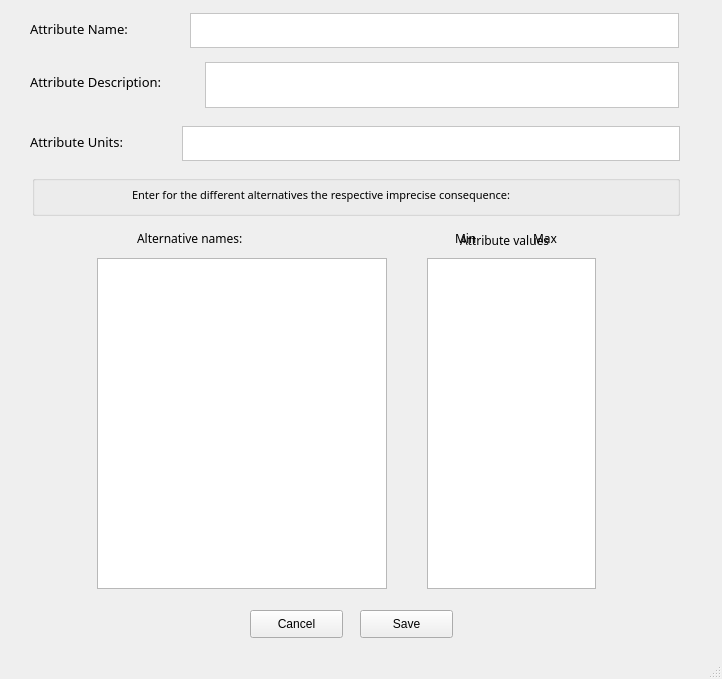
<?xml version="1.0" encoding="UTF-8"?>
<ui version="4.0">
 <class>ModifyAltCon</class>
 <widget class="QMainWindow" name="ModifyAltCon">
  <property name="geometry">
   <rect>
    <x>0</x>
    <y>0</y>
    <width>722</width>
    <height>679</height>
   </rect>
  </property>
  <property name="windowTitle">
   <string> Modifying alternative consequences for an attribute</string>
  </property>
  <widget class="QWidget" name="centralwidget">
   <widget class="QTableWidget" name="tableWidgetMAC">
    <property name="geometry">
     <rect>
      <x>427</x>
      <y>258</y>
      <width>169</width>
      <height>331</height>
     </rect>
    </property>
    <property name="font">
     <font>
      <family>Neue Haas Grotesk Text Pro Extr</family>
      <pointsize>10</pointsize>
     </font>
    </property>
    <property name="horizontalScrollBarPolicy">
     <enum>Qt::ScrollBarAlwaysOff</enum>
    </property>
    <attribute name="horizontalHeaderVisible">
     <bool>false</bool>
    </attribute>
    <attribute name="horizontalHeaderHighlightSections">
     <bool>false</bool>
    </attribute>
    <attribute name="verticalHeaderVisible">
     <bool>false</bool>
    </attribute>
    <attribute name="verticalHeaderHighlightSections">
     <bool>false</bool>
    </attribute>
   </widget>
   <widget class="QLabel" name="labelMACMin">
    <property name="geometry">
     <rect>
      <x>455</x>
      <y>228</y>
      <width>41</width>
      <height>21</height>
     </rect>
    </property>
    <property name="font">
     <font>
      <family>Neue Haas Grotesk Text Pro Extr</family>
      <pointsize>9</pointsize>
      <underline>false</underline>
     </font>
    </property>
    <property name="text">
     <string>Min</string>
    </property>
   </widget>
   <widget class="QLabel" name="labelMACMax">
    <property name="geometry">
     <rect>
      <x>533</x>
      <y>228</y>
      <width>41</width>
      <height>21</height>
     </rect>
    </property>
    <property name="font">
     <font>
      <family>Neue Haas Grotesk Text Pro Extr</family>
      <pointsize>9</pointsize>
      <underline>false</underline>
     </font>
    </property>
    <property name="text">
     <string>Max</string>
    </property>
   </widget>
   <widget class="QPushButton" name="pushButtonSaveMAC">
    <property name="geometry">
     <rect>
      <x>360</x>
      <y>610</y>
      <width>93</width>
      <height>28</height>
     </rect>
    </property>
    <property name="font">
     <font>
      <pointsize>9</pointsize>
     </font>
    </property>
    <property name="text">
     <string>Save</string>
    </property>
   </widget>
   <widget class="QPushButton" name="pushButtonCancelar">
    <property name="geometry">
     <rect>
      <x>250</x>
      <y>610</y>
      <width>93</width>
      <height>28</height>
     </rect>
    </property>
    <property name="font">
     <font>
      <pointsize>9</pointsize>
     </font>
    </property>
    <property name="text">
     <string>Cancel</string>
    </property>
   </widget>
   <widget class="QLabel" name="label_6">
    <property name="geometry">
     <rect>
      <x>137</x>
      <y>228</y>
      <width>131</width>
      <height>21</height>
     </rect>
    </property>
    <property name="font">
     <font>
      <family>Neue Haas Grotesk Text Pro Extr</family>
      <pointsize>9</pointsize>
      <underline>false</underline>
     </font>
    </property>
    <property name="text">
     <string>Alternative names:</string>
    </property>
   </widget>
   <widget class="QTableWidget" name="tableWidgetANamesMAC">
    <property name="geometry">
     <rect>
      <x>97</x>
      <y>258</y>
      <width>290</width>
      <height>331</height>
     </rect>
    </property>
    <property name="font">
     <font>
      <family>Neue Haas Grotesk Text Pro Extr</family>
      <pointsize>10</pointsize>
     </font>
    </property>
    <property name="editTriggers">
     <set>QAbstractItemView::NoEditTriggers</set>
    </property>
    <property name="tabKeyNavigation">
     <bool>true</bool>
    </property>
    <attribute name="horizontalHeaderVisible">
     <bool>false</bool>
    </attribute>
    <attribute name="horizontalHeaderHighlightSections">
     <bool>false</bool>
    </attribute>
    <attribute name="verticalHeaderVisible">
     <bool>false</bool>
    </attribute>
    <attribute name="verticalHeaderHighlightSections">
     <bool>false</bool>
    </attribute>
   </widget>
   <widget class="QPlainTextEdit" name="textAttributeDescription">
    <property name="geometry">
     <rect>
      <x>205</x>
      <y>62</y>
      <width>474</width>
      <height>46</height>
     </rect>
    </property>
    <property name="font">
     <font>
      <family>Neue Haas Grotesk Text Pro Extr</family>
      <pointsize>10</pointsize>
     </font>
    </property>
    <property name="styleSheet">
     <string notr="true">background-color: #FFFFFF</string>
    </property>
   </widget>
   <widget class="QLabel" name="label_2">
    <property name="geometry">
     <rect>
      <x>30</x>
      <y>13</y>
      <width>151</width>
      <height>32</height>
     </rect>
    </property>
    <property name="font">
     <font>
      <family>Neue Haas Grotesk Text Pro Extr</family>
      <pointsize>10</pointsize>
      <underline>false</underline>
     </font>
    </property>
    <property name="text">
     <string>Attribute Name:</string>
    </property>
   </widget>
   <widget class="QPlainTextEdit" name="textAttributeName">
    <property name="geometry">
     <rect>
      <x>190</x>
      <y>13</y>
      <width>489</width>
      <height>35</height>
     </rect>
    </property>
    <property name="font">
     <font>
      <family>Neue Haas Grotesk Text Pro Extr</family>
      <pointsize>10</pointsize>
     </font>
    </property>
    <property name="styleSheet">
     <string notr="true">background-color: #FFFFFF</string>
    </property>
   </widget>
   <widget class="QLabel" name="label_7">
    <property name="geometry">
     <rect>
      <x>30</x>
      <y>66</y>
      <width>181</width>
      <height>32</height>
     </rect>
    </property>
    <property name="font">
     <font>
      <family>Neue Haas Grotesk Text Pro Extr</family>
      <pointsize>10</pointsize>
      <underline>false</underline>
     </font>
    </property>
    <property name="text">
     <string>Attribute Description:</string>
    </property>
   </widget>
   <widget class="QLabel" name="label_3">
    <property name="geometry">
     <rect>
      <x>30</x>
      <y>126</y>
      <width>151</width>
      <height>32</height>
     </rect>
    </property>
    <property name="font">
     <font>
      <family>Neue Haas Grotesk Text Pro Extr</family>
      <pointsize>10</pointsize>
      <underline>false</underline>
     </font>
    </property>
    <property name="text">
     <string>Attribute Units:</string>
    </property>
   </widget>
   <widget class="QPlainTextEdit" name="textAttributeUnits">
    <property name="geometry">
     <rect>
      <x>182</x>
      <y>126</y>
      <width>498</width>
      <height>35</height>
     </rect>
    </property>
    <property name="font">
     <font>
      <family>Neue Haas Grotesk Text Pro Extr</family>
      <pointsize>10</pointsize>
     </font>
    </property>
    <property name="styleSheet">
     <string notr="true">background-color: #FFFFFF</string>
    </property>
   </widget>
   <widget class="QGroupBox" name="groupBoxVAC_2">
    <property name="geometry">
     <rect>
      <x>32</x>
      <y>175</y>
      <width>648</width>
      <height>41</height>
     </rect>
    </property>
    <property name="font">
     <font>
      <family>Neue Haas Grotesk Text Pro Extr</family>
     </font>
    </property>
    <property name="title">
     <string/>
    </property>
    <widget class="QLabel" name="label">
     <property name="geometry">
      <rect>
       <x>100</x>
       <y>4</y>
       <width>431</width>
       <height>32</height>
      </rect>
     </property>
     <property name="font">
      <font>
       <family>Neue Haas Grotesk Text Pro Extr</family>
       <pointsize>8</pointsize>
       <underline>false</underline>
      </font>
     </property>
     <property name="text">
      <string>Enter for the different alternatives the respective imprecise consequence:</string>
     </property>
    </widget>
   </widget>
   <widget class="QLabel" name="labelMACAV">
    <property name="geometry">
     <rect>
      <x>460</x>
      <y>230</y>
      <width>111</width>
      <height>21</height>
     </rect>
    </property>
    <property name="font">
     <font>
      <family>Neue Haas Grotesk Text Pro Extr</family>
      <pointsize>9</pointsize>
      <underline>false</underline>
     </font>
    </property>
    <property name="text">
     <string>Attribute values</string>
    </property>
   </widget>
  </widget>
  <widget class="QMenuBar" name="menubar">
   <property name="geometry">
    <rect>
     <x>0</x>
     <y>0</y>
     <width>722</width>
     <height>26</height>
    </rect>
   </property>
  </widget>
  <widget class="QStatusBar" name="statusbar"/>
 </widget>
 <resources/>
 <connections/>
</ui>
